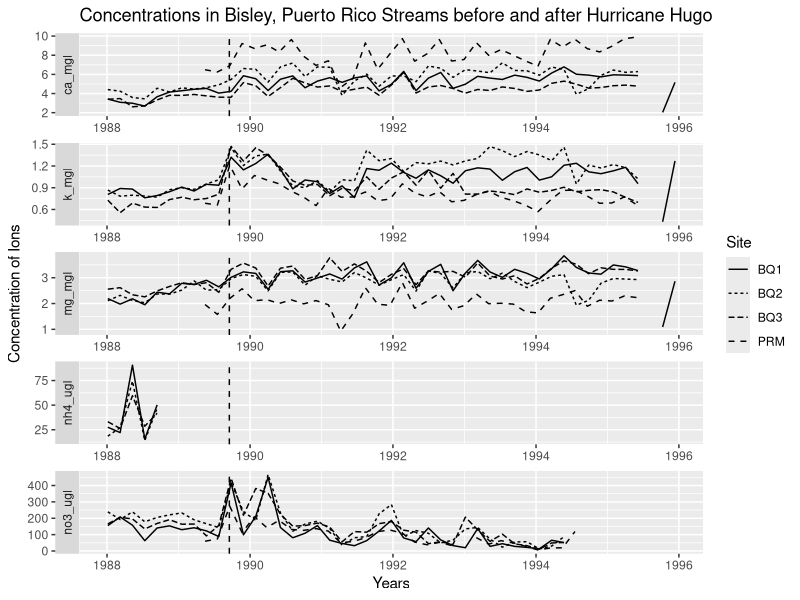

Reproduce this figure in R.
## ---- chunk 1
#| output: false
library(tidyverse)
clean_data <- read_csv("../output/clean_data.csv")
## ---- chunk 2
#| echo: false
#| warning: false
library(tidyverse)
clean_data <- read_csv("../output/clean_data.csv")

ggplot(clean_data,
    mapping = aes(
      x = window_start, 
      y = Concentration,
      linetype = Site
    )
  ) + geom_line() +
  facet_wrap("Ion", scales = "free", ncol = 1, strip.position = "left") +
  geom_vline(xintercept = ymd('1989-09-17'), linetype = "dashed") +
  labs(title = "Concentrations in Bisley, Puerto Rico Streams before and after Hurricane Hugo", x = "Years", y = "Concentration of Ions")
